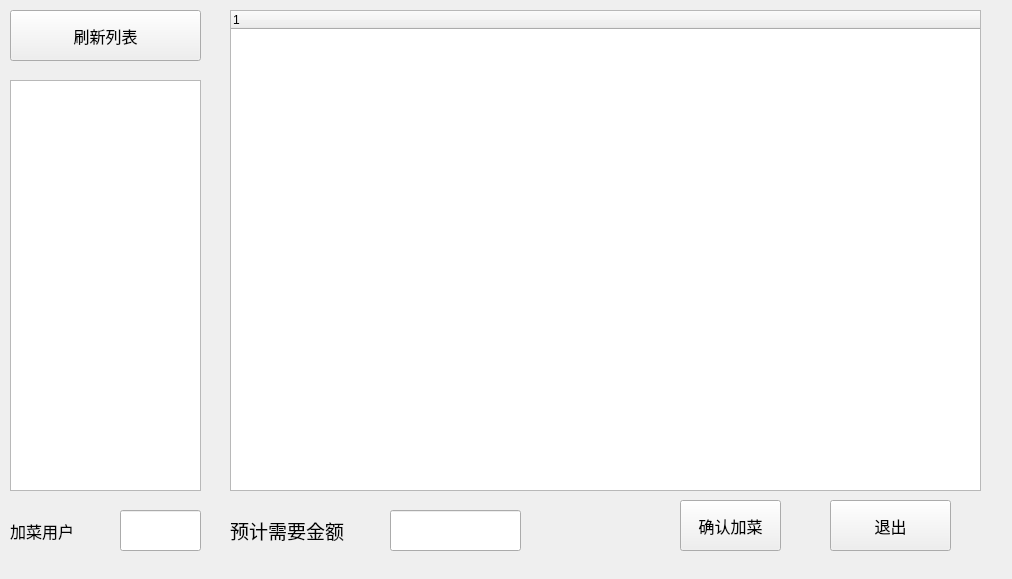
<?xml version="1.0" encoding="UTF-8"?>
<ui version="4.0">
 <class>AddMeals</class>
 <widget class="QWidget" name="AddMeals">
  <property name="geometry">
   <rect>
    <x>0</x>
    <y>0</y>
    <width>1012</width>
    <height>579</height>
   </rect>
  </property>
  <property name="windowTitle">
   <string>Form</string>
  </property>
  <widget class="QTreeWidget" name="tree_mealmenu">
   <property name="geometry">
    <rect>
     <x>230</x>
     <y>10</y>
     <width>751</width>
     <height>481</height>
    </rect>
   </property>
   <column>
    <property name="text">
     <string notr="true">1</string>
    </property>
   </column>
  </widget>
  <widget class="QListWidget" name="listWidget_customer">
   <property name="geometry">
    <rect>
     <x>10</x>
     <y>80</y>
     <width>191</width>
     <height>411</height>
    </rect>
   </property>
  </widget>
  <widget class="QPushButton" name="pushButton">
   <property name="geometry">
    <rect>
     <x>680</x>
     <y>500</y>
     <width>101</width>
     <height>51</height>
    </rect>
   </property>
   <property name="font">
    <font>
     <family>楷体</family>
     <pointsize>12</pointsize>
    </font>
   </property>
   <property name="text">
    <string>确认加菜</string>
   </property>
  </widget>
  <widget class="QLabel" name="label">
   <property name="geometry">
    <rect>
     <x>230</x>
     <y>510</y>
     <width>151</width>
     <height>41</height>
    </rect>
   </property>
   <property name="font">
    <font>
     <family>楷体</family>
     <pointsize>14</pointsize>
    </font>
   </property>
   <property name="text">
    <string>预计需要金额</string>
   </property>
  </widget>
  <widget class="QPushButton" name="pB_EXIT">
   <property name="geometry">
    <rect>
     <x>830</x>
     <y>500</y>
     <width>121</width>
     <height>51</height>
    </rect>
   </property>
   <property name="font">
    <font>
     <family>楷体</family>
     <pointsize>12</pointsize>
    </font>
   </property>
   <property name="text">
    <string>退出</string>
   </property>
  </widget>
  <widget class="QLineEdit" name="lineEdit_cash">
   <property name="geometry">
    <rect>
     <x>390</x>
     <y>510</y>
     <width>131</width>
     <height>41</height>
    </rect>
   </property>
   <property name="font">
    <font>
     <family>楷体</family>
     <pointsize>12</pointsize>
    </font>
   </property>
   <property name="focusPolicy">
    <enum>Qt::NoFocus</enum>
   </property>
  </widget>
  <widget class="QPushButton" name="PB_refresh">
   <property name="geometry">
    <rect>
     <x>10</x>
     <y>10</y>
     <width>191</width>
     <height>51</height>
    </rect>
   </property>
   <property name="font">
    <font>
     <family>楷体</family>
     <pointsize>12</pointsize>
    </font>
   </property>
   <property name="text">
    <string>刷新列表</string>
   </property>
  </widget>
  <widget class="QLineEdit" name="lineEdit_mealuser">
   <property name="geometry">
    <rect>
     <x>120</x>
     <y>510</y>
     <width>81</width>
     <height>41</height>
    </rect>
   </property>
   <property name="font">
    <font>
     <family>楷体</family>
     <pointsize>12</pointsize>
    </font>
   </property>
   <property name="focusPolicy">
    <enum>Qt::NoFocus</enum>
   </property>
  </widget>
  <widget class="QLabel" name="label_2">
   <property name="geometry">
    <rect>
     <x>10</x>
     <y>510</y>
     <width>111</width>
     <height>41</height>
    </rect>
   </property>
   <property name="font">
    <font>
     <family>楷体</family>
     <pointsize>12</pointsize>
    </font>
   </property>
   <property name="text">
    <string>加菜用户</string>
   </property>
  </widget>
 </widget>
 <resources/>
 <connections/>
</ui>
